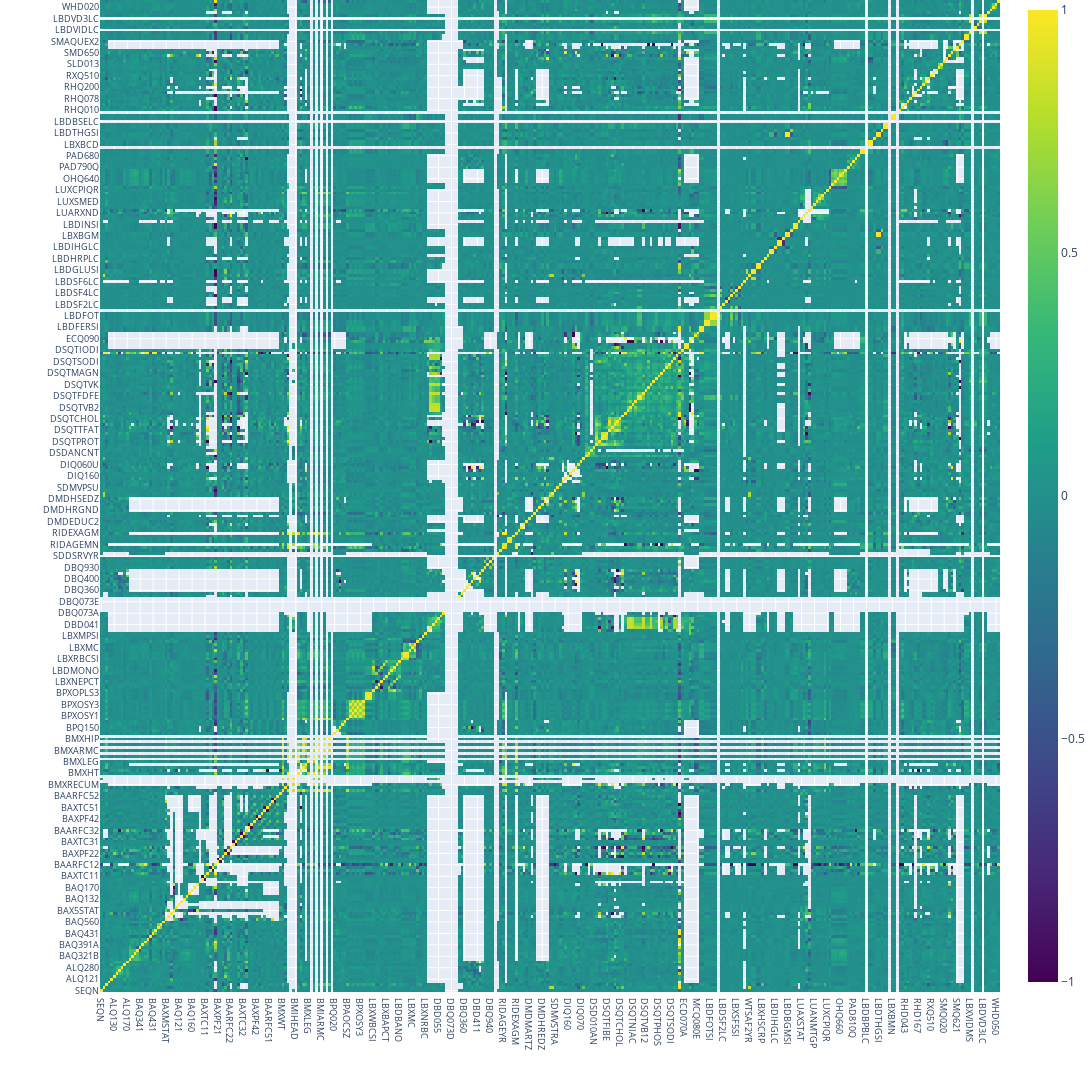

Source (notebook cell):
### Code cell
correlation_plot()

### Figure 1 — Plotly figure (JSON) as saved in the notebook; plotly's stock layout.template omitted (floating-point values rounded to 4 significant figures; data arrays with more than 128 entries replaced by an {"elided": "..."} marker saying what was removed)
{"data": [{"colorscale": [[0, "#440154"], [0.1111, "#482878"], [0.2222, "#3e4989"], [0.3333, "#31688e"], [0.4444, "#26828e"], [0.5556, "#1f9e89"], [0.6667, "#35b779"], [0.7778, "#6ece58"], [0.8889, "#b5de2b"], [1, "#fde725"]], "type": "heatmap", "x": {"elided": "347 str values"}, "y": {"elided": "347 str values"}, "z": {"elided": "347x347 float values"}}], "layout": {"autosize": false, "height": 5000, "margin": {"b": 100, "l": 100, "r": 0, "t": 0}, "title": {"text": "Correlation Matrix for variables"}, "width": 6000, "xaxis": {"tickfont": {"size": 9}}, "yaxis": {"tickfont": {"size": 9}}}}
